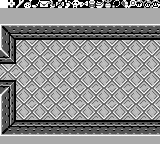

Tiled map render using the project's own tile images. Description and the whole map definition, tile-layer contents included, below:
An orthogonal 20x18 tile map with 8x8 px tiles, 2 tile layers (bg, Tile Layer 1), 6 tilesets.

<map version="1.2" tiledversion="1.2.2" orientation="orthogonal" renderorder="right-down" width="20" height="18" tilewidth="8" tileheight="8" infinite="0" nextlayerid="3" nextobjectid="1">
 <tileset firstgid="1" source="overworld-landscape.tsx" />
 <tileset firstgid="97" source="items-2.tsx" />
 <tileset firstgid="161" source="dungeon-items.tsx" />
 <tileset firstgid="177" source="floor-j.tsx" />
 <tileset firstgid="193" source="walls-a.tsx" />
 <tileset firstgid="225" source="font.tsx" />
 <layer id="1" name="bg" width="20" height="18">
  <data encoding="csv">
77,146,147,148,149,150,151,152,153,154,145,176,174,175,138,77,77,77,77,77,
177,178,177,178,177,178,177,178,177,178,177,178,177,178,177,178,177,178,177,178,
179,180,179,180,179,180,179,180,179,180,179,180,179,180,179,180,179,180,179,180,
177,178,177,178,177,178,177,178,177,178,177,178,177,178,177,178,177,178,177,178,
179,180,179,180,179,180,179,180,179,180,179,180,179,180,179,180,179,180,179,180,
177,178,177,178,177,178,177,178,177,178,177,178,177,178,177,178,177,178,177,178,
179,180,179,180,179,180,179,180,179,180,179,180,179,180,179,180,179,180,179,180,
177,178,177,178,177,178,177,178,177,178,177,178,177,178,177,178,177,178,177,178,
179,180,179,180,179,180,179,180,179,180,179,180,179,180,179,180,179,180,179,180,
177,178,177,178,177,178,177,178,177,178,177,178,177,178,177,178,177,178,177,178,
179,180,179,180,179,180,179,180,179,180,179,180,179,180,179,180,179,180,179,180,
177,178,177,178,177,178,177,178,177,178,177,178,177,178,177,178,177,178,177,178,
179,180,179,180,179,180,179,180,179,180,179,180,179,180,179,180,179,180,179,180,
177,178,177,178,177,178,177,178,177,178,177,178,177,178,177,178,177,178,177,178,
179,180,179,180,179,180,179,180,179,180,179,180,179,180,179,180,179,180,179,180,
177,178,177,178,177,178,177,178,177,178,177,178,177,178,177,178,177,178,177,178,
179,180,179,180,179,180,179,180,179,180,179,180,179,180,179,180,179,180,179,180,
177,178,177,178,177,178,177,178,177,178,177,178,177,178,177,178,177,178,177,178
</data>
 </layer>
 <layer id="2" name="Tile Layer 1" width="20" height="18">
  <data encoding="csv">
96,359,372,373,375,360,361,362,363,365,369,370,371,374,377,378,379,366,367,368,
93,93,93,93,93,93,93,93,93,93,93,93,93,93,93,93,93,93,93,93,
93,93,93,93,93,93,93,93,93,93,93,93,93,93,93,93,93,93,93,93,
2684354755,2684354763,2684354763,2684354763,2684354763,2684354763,2684354763,2684354763,2684354763,2684354763,2684354763,2684354763,2684354763,2684354763,2684354763,2684354763,2684354763,2684354763,2684354763,2684354763,
203,2684354771,217,217,217,217,217,217,217,217,217,217,217,217,217,217,217,217,217,217,
203,1610612953,0,0,0,0,0,0,0,0,0,0,0,0,0,0,0,0,0,0,
1073742023,1610612953,0,0,0,0,0,0,0,0,0,0,0,0,0,0,0,0,0,0,
217,3221225688,0,0,0,0,0,0,0,0,0,0,0,0,0,0,0,0,0,0,
0,0,0,0,0,0,0,0,0,0,0,0,0,0,0,0,0,0,0,0,
0,0,0,0,0,0,0,0,0,0,0,0,0,0,0,0,0,0,0,0,
3221225689,2684354776,0,0,0,0,0,0,0,0,0,0,0,0,0,0,0,0,0,0,
3758096583,1610612953,0,0,0,0,0,0,0,0,0,0,0,0,0,0,0,0,0,0,
203,1610612953,0,0,0,0,0,0,0,0,0,0,0,0,0,0,0,0,0,0,
203,1610612953,0,0,0,0,0,0,0,0,0,0,0,0,0,0,0,0,0,0,
203,1610612953,0,0,0,0,0,0,0,0,0,0,0,0,0,0,0,0,0,0,
203,211,3221225689,3221225689,3221225689,3221225689,3221225689,3221225689,3221225689,3221225689,3221225689,3221225689,3221225689,3221225689,3221225689,3221225689,3221225689,3221225689,3221225689,3221225689,
195,1610612939,1610612939,1610612939,1610612939,1610612939,1610612939,1610612939,1610612939,1610612939,1610612939,1610612939,1610612939,1610612939,1610612939,1610612939,1610612939,1610612939,1610612939,1610612939,
93,93,93,93,93,93,93,93,93,93,93,93,93,93,93,93,93,93,93,93
</data>
 </layer>
</map>
